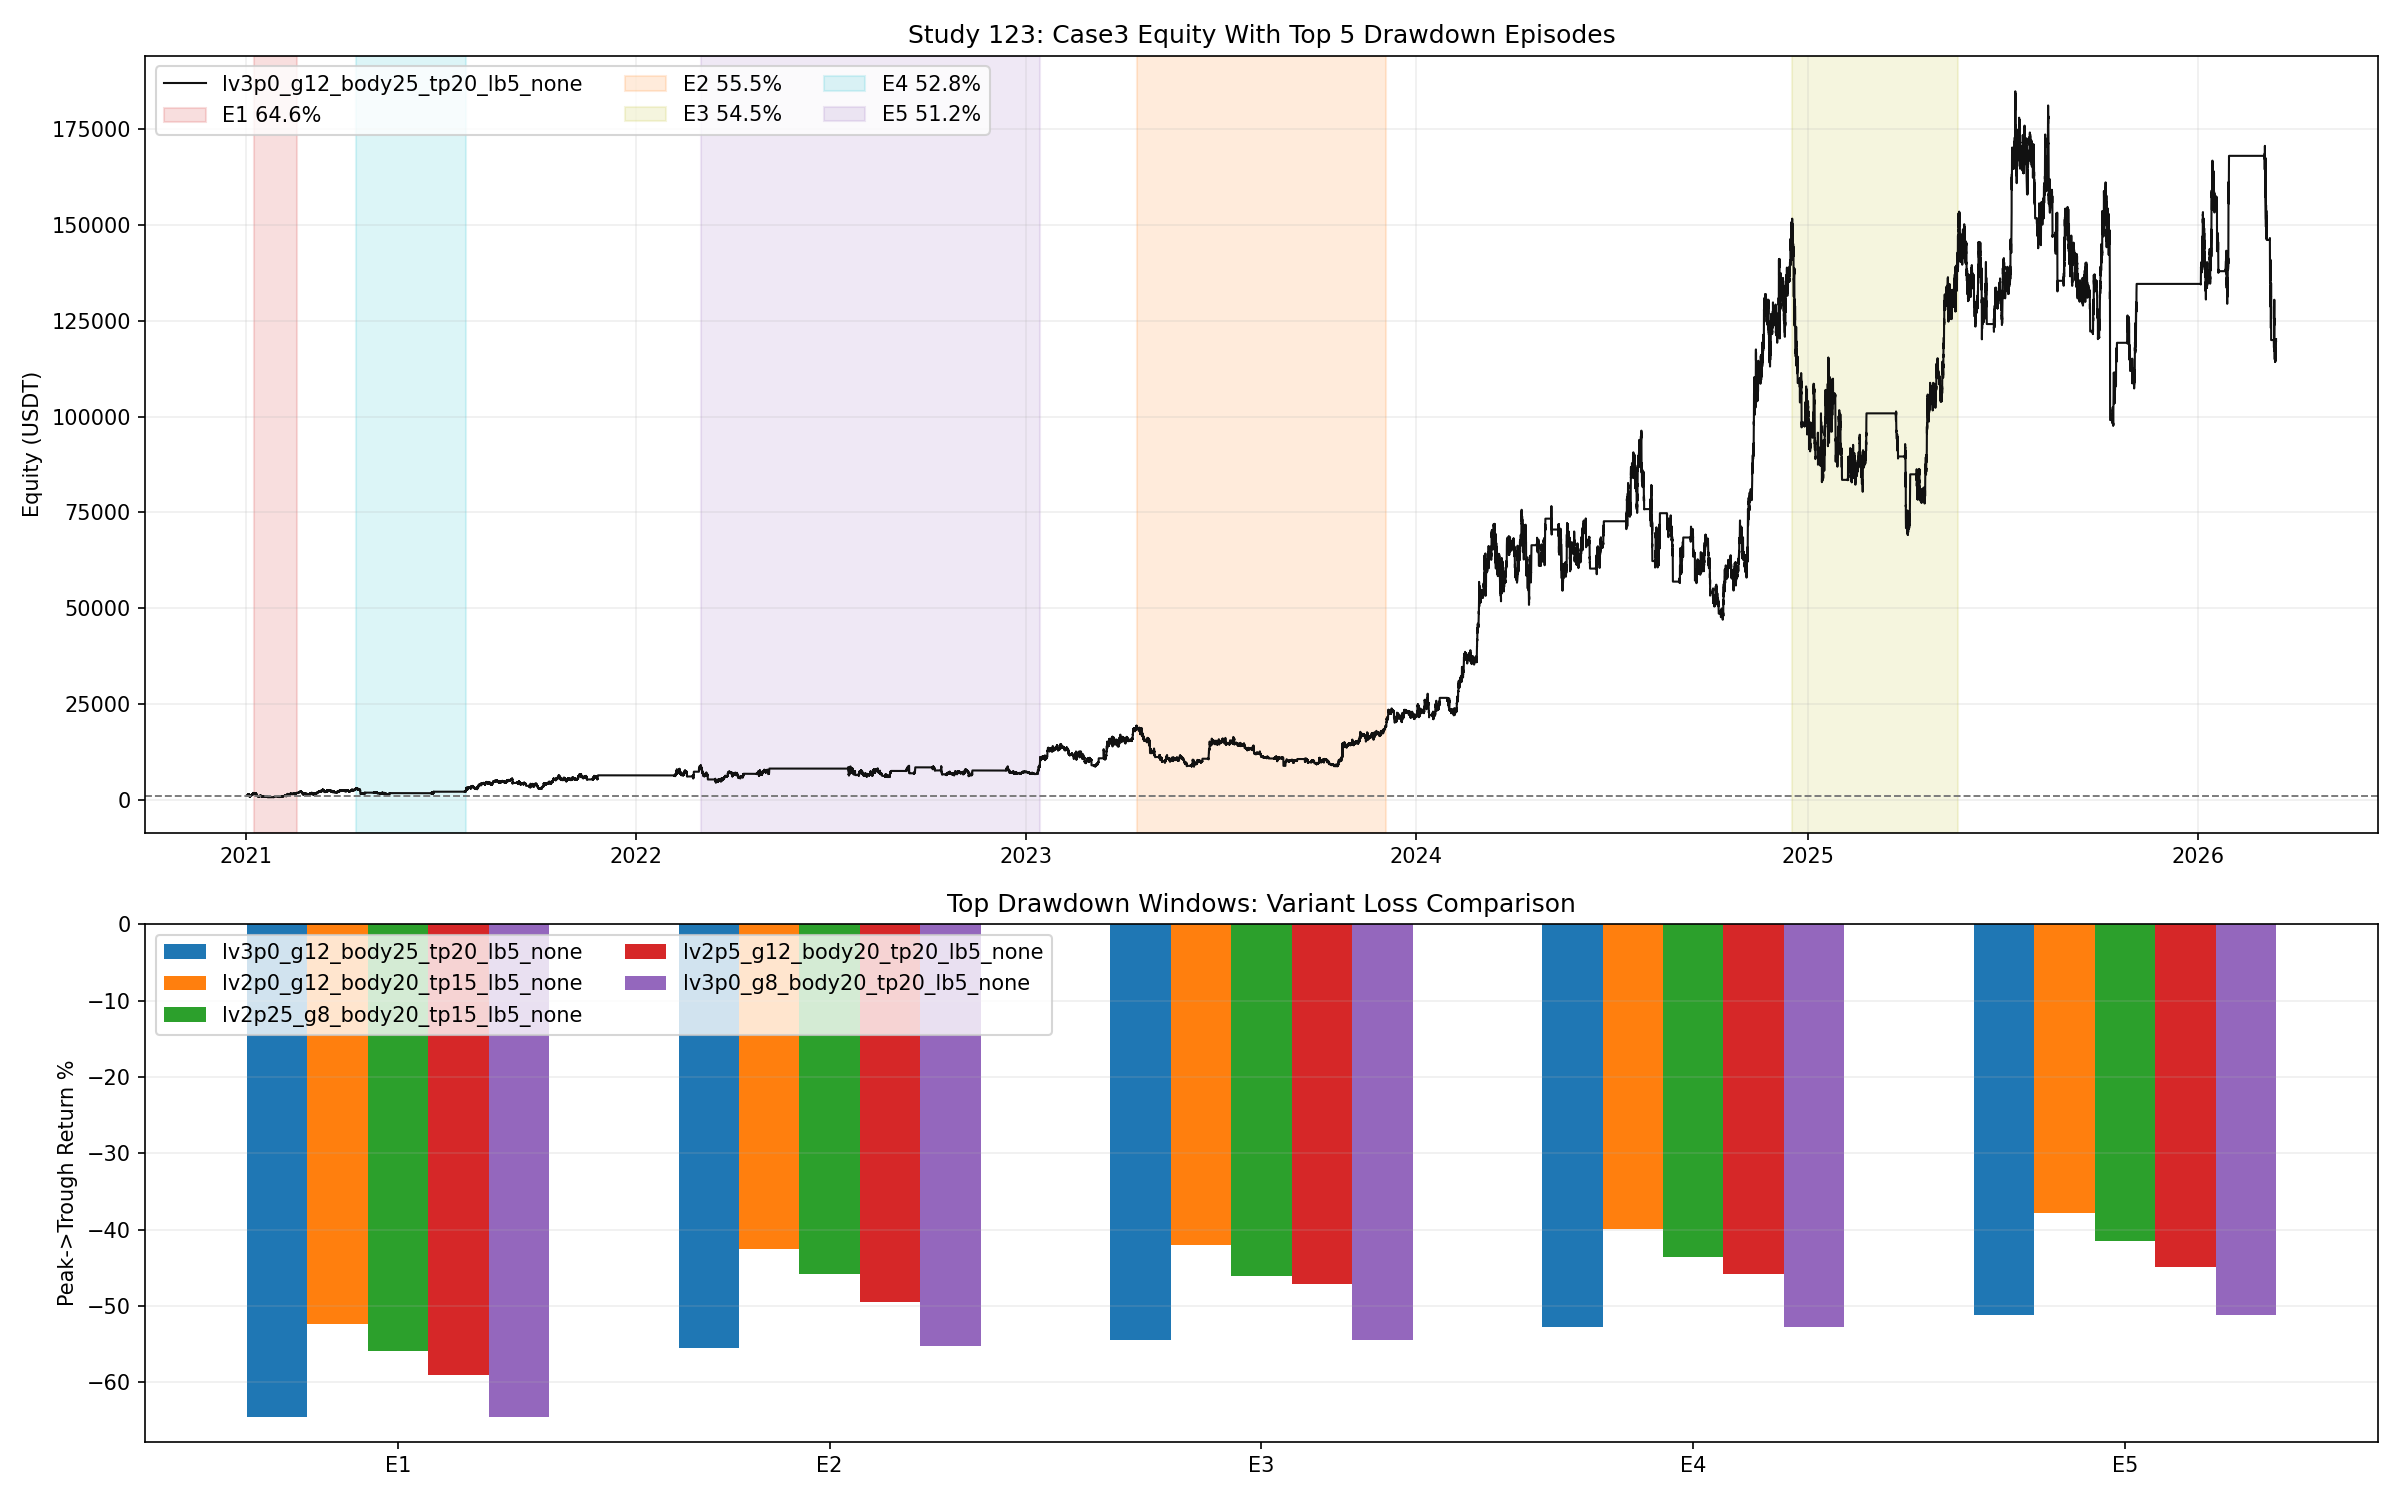

Write the Python code that produced this figure.
from __future__ import annotations

import importlib.util
import sys
from pathlib import Path

import matplotlib.pyplot as plt
import numpy as np
import pandas as pd


BASE_47_PATH = Path("47_backtest_btcusdt_scale06_adx002_case1_standalone.py")
BASE_76_PATH = Path("76_backtest_btcusdt_scale06_adx002_regime_hold_leverage_sweep.py")
BASE_111_PATH = Path("111_backtest_btcusdt_sr_smc_5m_profitmax.py")
BASE_114_PATH = Path("114_backtest_btcusdt_best_with_sr_smc_filters.py")
BASE_117_PATH = Path("117_backtest_btcusdt_115_highcagr_push.py")

OUT_BASE = "123_backtest_btcusdt_case3_drawdown_episode_analysis"
OUT_PNG = Path(f"{OUT_BASE}.png")
OUT_MD = Path(f"{OUT_BASE}.md")
OUT_EPISODES_CSV = Path(f"{OUT_BASE}.csv")
OUT_COMPARE_CSV = Path(f"{OUT_BASE}_variant_compare.csv")
OUT_CURVES_CSV = Path(f"{OUT_BASE}_curves.csv")

PRIMARY_VARIANT = "lv3p0_g12_body25_tp20_lb5_none"
COMPARE_VARIANTS = [
    "lv3p0_g8_body20_tp20_lb5_none",
    "lv2p5_g12_body20_tp20_lb5_none",
    "lv2p25_g8_body20_tp15_lb5_none",
    "lv2p0_g12_body20_tp15_lb5_none",
]
TOP_N_EPISODES = 5


def load_module(alias: str, path: Path):
    if not path.exists():
        raise FileNotFoundError(f"Missing script: {path}")
    spec = importlib.util.spec_from_file_location(alias, path)
    if spec is None or spec.loader is None:
        raise RuntimeError(f"Cannot load module from: {path}")
    module = importlib.util.module_from_spec(spec)
    sys.modules[alias] = module
    spec.loader.exec_module(module)
    return module


def _fmt(v: float, digits: int = 4) -> str:
    if pd.isna(v):
        return "N/A"
    return f"{float(v):.{digits}f}"


def compute_curve_stats(curve: pd.DataFrame, equity_col: str, initial_capital: float) -> dict:
    series = curve[equity_col].astype(float)
    final_equity = float(series.iloc[-1])
    total_return_pct = ((final_equity / float(initial_capital)) - 1.0) * 100.0
    elapsed_days = (curve["timestamp"].iloc[-1] - curve["timestamp"].iloc[0]).total_seconds() / 86400.0
    years = max(elapsed_days / 365.25, 1e-9)
    cagr_pct = ((final_equity / float(initial_capital)) ** (1.0 / years) - 1.0) * 100.0
    dd = series / series.cummax() - 1.0
    max_drawdown_pct = float(-dd.min() * 100.0)
    calmar_ratio = float(cagr_pct / max_drawdown_pct) if max_drawdown_pct > 0 else np.nan
    return {
        "final_equity": final_equity,
        "total_return_pct": total_return_pct,
        "cagr_pct": cagr_pct,
        "max_drawdown_pct": max_drawdown_pct,
        "calmar_ratio": calmar_ratio,
    }


def compute_drawdown_episodes(curve: pd.DataFrame, top_n: int = TOP_N_EPISODES) -> pd.DataFrame:
    df = curve[["timestamp", "equity"]].copy().sort_values("timestamp").reset_index(drop=True)
    df["dd"] = df["equity"] / df["equity"].cummax() - 1.0

    episodes: list[dict] = []
    peak_idx = 0
    in_dd = False
    start_idx: int | None = None

    for i, dd in enumerate(df["dd"].to_numpy(dtype=float)):
        if not in_dd and dd < 0:
            in_dd = True
            start_idx = peak_idx
        if in_dd and dd == 0:
            assert start_idx is not None
            seg = df.iloc[start_idx : i + 1].copy()
            trough_idx = int(seg["dd"].idxmin())
            episodes.append(
                {
                    "peak_idx": start_idx,
                    "trough_idx": trough_idx,
                    "recovery_idx": i,
                    "peak_time": df.iloc[start_idx]["timestamp"],
                    "trough_time": df.iloc[trough_idx]["timestamp"],
                    "recovery_time": df.iloc[i]["timestamp"],
                    "peak_equity": float(df.iloc[start_idx]["equity"]),
                    "trough_equity": float(df.iloc[trough_idx]["equity"]),
                    "recovery_equity": float(df.iloc[i]["equity"]),
                    "depth_pct": -float(seg["dd"].min() * 100.0),
                    "bars_to_trough": int(trough_idx - start_idx),
                    "bars_to_recovery": int(i - start_idx),
                    "days_to_trough": (df.iloc[trough_idx]["timestamp"] - df.iloc[start_idx]["timestamp"]).total_seconds() / 86400.0,
                    "days_to_recovery": (df.iloc[i]["timestamp"] - df.iloc[start_idx]["timestamp"]).total_seconds() / 86400.0,
                }
            )
            in_dd = False
        if dd == 0:
            peak_idx = i

    if in_dd and start_idx is not None:
        seg = df.iloc[start_idx:].copy()
        trough_idx = int(seg["dd"].idxmin())
        end_idx = len(df) - 1
        episodes.append(
            {
                "peak_idx": start_idx,
                "trough_idx": trough_idx,
                "recovery_idx": np.nan,
                "peak_time": df.iloc[start_idx]["timestamp"],
                "trough_time": df.iloc[trough_idx]["timestamp"],
                "recovery_time": pd.NaT,
                "peak_equity": float(df.iloc[start_idx]["equity"]),
                "trough_equity": float(df.iloc[trough_idx]["equity"]),
                "recovery_equity": float(df.iloc[end_idx]["equity"]),
                "depth_pct": -float(seg["dd"].min() * 100.0),
                "bars_to_trough": int(trough_idx - start_idx),
                "bars_to_recovery": int(end_idx - start_idx),
                "days_to_trough": (df.iloc[trough_idx]["timestamp"] - df.iloc[start_idx]["timestamp"]).total_seconds() / 86400.0,
                "days_to_recovery": (df.iloc[end_idx]["timestamp"] - df.iloc[start_idx]["timestamp"]).total_seconds() / 86400.0,
            }
        )

    episodes_df = pd.DataFrame(episodes).sort_values("depth_pct", ascending=False).head(top_n).reset_index(drop=True)
    episodes_df.insert(0, "episode_id", [f"E{i+1}" for i in range(len(episodes_df))])
    return episodes_df


def classify_episode(seg: pd.DataFrame) -> str:
    price_ret = (float(seg["close"].iloc[-1]) / float(seg["close"].iloc[0]) - 1.0) * 100.0
    long_share = float((seg["side"] > 0).mean())
    short_share = float((seg["side"] < 0).mean())
    flat_share = float((seg["side"] == 0).mean())
    long_in_bear = float(((seg["side"] > 0) & (seg["trend_4h_confirmed"] == "bearish")).mean())
    short_in_bull = float(((seg["side"] < 0) & (seg["trend_4h_confirmed"] == "bullish")).mean())
    flips = int((seg["side"].fillna(0).astype(int).diff().fillna(0) != 0).sum())

    if short_share >= 0.45 and price_ret > 10:
        return "상승장에서 숏 노출 누적"
    if long_share >= 0.45 and price_ret < -10:
        return "하락장에서 레버리지 롱 노출"
    if max(long_in_bear, short_in_bull) >= 0.30:
        return "상위 추세와 반대 방향 노출"
    if flips >= 6 and flat_share < 0.40:
        return "양방향 휩쏘 누적"
    if flat_share >= 0.50:
        return "flat 구간이 길었지만 회복이 지연"
    return "혼합형 추세/휩쏘 drawdown"


def summarize_episode(episode: pd.Series, merged: pd.DataFrame) -> dict:
    peak_time = pd.Timestamp(episode["peak_time"])
    trough_time = pd.Timestamp(episode["trough_time"])
    recovery_time = pd.Timestamp(episode["recovery_time"]) if pd.notna(episode["recovery_time"]) else pd.Timestamp(merged["timestamp"].max())

    seg_pt = merged[(merged["timestamp"] >= peak_time) & (merged["timestamp"] <= trough_time)].copy()
    seg_full = merged[(merged["timestamp"] >= peak_time) & (merged["timestamp"] <= recovery_time)].copy()

    price_peak = float(seg_pt["close"].iloc[0])
    price_trough = float(seg_pt["close"].iloc[-1])
    price_recovery = float(seg_full["close"].iloc[-1])
    side_changes = int((seg_pt["side"].fillna(0).astype(int).diff().fillna(0) != 0).sum())

    return {
        "btc_peak_to_trough_pct": (price_trough / price_peak - 1.0) * 100.0,
        "btc_peak_to_recovery_pct": (price_recovery / price_peak - 1.0) * 100.0,
        "bullish_4h_share_pct": float((seg_pt["trend_4h_confirmed"] == "bullish").mean() * 100.0),
        "bearish_4h_share_pct": float((seg_pt["trend_4h_confirmed"] == "bearish").mean() * 100.0),
        "long_share_pct": float((seg_pt["side"] > 0).mean() * 100.0),
        "short_share_pct": float((seg_pt["side"] < 0).mean() * 100.0),
        "flat_share_pct": float((seg_pt["side"] == 0).mean() * 100.0),
        "long_in_bearish_share_pct": float((((seg_pt["side"] > 0) & (seg_pt["trend_4h_confirmed"] == "bearish")).mean()) * 100.0),
        "short_in_bullish_share_pct": float((((seg_pt["side"] < 0) & (seg_pt["trend_4h_confirmed"] == "bullish")).mean()) * 100.0),
        "short_gate_open_share_pct": float(seg_pt["short_gate_open"].astype(int).mean() * 100.0),
        "avg_bearish_ob_above_count": float(seg_pt["bearish_ob_above_count"].mean()),
        "avg_bullish_ob_below_count": float(seg_pt["bullish_ob_below_count"].mean()),
        "side_change_count": side_changes,
        "episode_label": classify_episode(seg_pt),
    }


def align_window_return(curve: pd.DataFrame, start_ts: pd.Timestamp, end_ts: pd.Timestamp) -> dict:
    seg = curve[(curve["timestamp"] >= start_ts) & (curve["timestamp"] <= end_ts)].copy()
    if seg.empty:
        return {"window_return_pct": np.nan, "window_mdd_pct": np.nan}
    start_eq = float(seg["equity"].iloc[0])
    end_eq = float(seg["equity"].iloc[-1])
    dd = seg["equity"].astype(float) / float(start_eq) - 1.0
    return {
        "window_return_pct": (end_eq / start_eq - 1.0) * 100.0,
        "window_mdd_pct": -float(dd.min() * 100.0),
    }


def save_plot(primary_curve: pd.DataFrame, episodes_df: pd.DataFrame, compare_df: pd.DataFrame):
    fig, axes = plt.subplots(2, 1, figsize=(16, 10), sharex=False, gridspec_kw={"height_ratios": [1.8, 1.2]})
    ax_eq, ax_cmp = axes

    ax_eq.plot(primary_curve["timestamp"], primary_curve["equity"], color="#111111", linewidth=1.0, label=PRIMARY_VARIANT)
    ax_eq.axhline(1000.0, color="#777777", linestyle="--", linewidth=0.9)
    colors = ["#d62728", "#ff7f0e", "#bcbd22", "#17becf", "#9467bd"]
    for i, (_, row) in enumerate(episodes_df.iterrows()):
        start = pd.Timestamp(row["peak_time"])
        end = pd.Timestamp(row["recovery_time"]) if pd.notna(row["recovery_time"]) else pd.Timestamp(primary_curve["timestamp"].max())
        ax_eq.axvspan(start, end, color=colors[i % len(colors)], alpha=0.15, label=f"{row['episode_id']} {row['depth_pct']:.1f}%")
    ax_eq.set_title("Study 123: Case3 Equity With Top 5 Drawdown Episodes")
    ax_eq.set_ylabel("Equity (USDT)")
    ax_eq.grid(True, alpha=0.2)
    ax_eq.legend(loc="upper left", ncol=3)

    plot_cmp = compare_df.copy()
    pivot = plot_cmp.pivot(index="episode_id", columns="variant", values="window_return_pct")
    pivot = pivot[[PRIMARY_VARIANT] + [v for v in pivot.columns if v != PRIMARY_VARIANT]]
    width = 0.14
    x = np.arange(len(pivot.index))
    for i, col in enumerate(pivot.columns):
        ax_cmp.bar(x + (i - (len(pivot.columns) - 1) / 2) * width, pivot[col].to_numpy(dtype=float), width=width, label=col)
    ax_cmp.set_xticks(x)
    ax_cmp.set_xticklabels(pivot.index.tolist())
    ax_cmp.set_ylabel("Peak->Trough Return %")
    ax_cmp.set_title("Top Drawdown Windows: Variant Loss Comparison")
    ax_cmp.grid(True, axis="y", alpha=0.2)
    ax_cmp.legend(loc="upper left", ncol=2)

    fig.tight_layout()
    fig.savefig(OUT_PNG, dpi=150)
    plt.close(fig)


def save_report(
    overall_df: pd.DataFrame,
    episodes_df: pd.DataFrame,
    compare_df: pd.DataFrame,
    start_ts: pd.Timestamp,
    end_ts: pd.Timestamp,
):
    primary = overall_df[overall_df["variant"] == PRIMARY_VARIANT].iloc[0]
    best_near = overall_df[overall_df["variant"] == "lv2p5_g12_body20_tp20_lb5_none"].iloc[0]
    best_def = overall_df[overall_df["variant"] == "lv2p0_g12_body20_tp15_lb5_none"].iloc[0]

    compare_summary = (
        compare_df.groupby("variant")
        .agg(
            avg_peak_to_trough_loss_pct=("window_return_pct", "mean"),
            worst_peak_to_trough_loss_pct=("window_return_pct", "min"),
            avg_window_mdd_pct=("window_mdd_pct", "mean"),
        )
        .reset_index()
    )
    compare_summary["avg_peak_to_trough_loss_pct"] = compare_summary["avg_peak_to_trough_loss_pct"].astype(float)
    compare_summary["worst_peak_to_trough_loss_pct"] = compare_summary["worst_peak_to_trough_loss_pct"].astype(float)
    compare_summary["avg_window_mdd_pct"] = compare_summary["avg_window_mdd_pct"].astype(float)

    lines: list[str] = []
    lines.append("# 123 연구: case3 주요 MDD 구간 해부")
    lines.append("")
    lines.append("## 대상")
    lines.append(f"- 분석 대상 case3: `{PRIMARY_VARIANT}`")
    lines.append(f"- 구간: `{start_ts}` ~ `{end_ts}`")
    lines.append("- 목적: 가장 깊은 drawdown 5개가 어떤 경우에 발생했는지 읽고, CAGR 훼손을 최소화하면서 줄일 수 있는 방법을 찾는다.")
    lines.append("")
    lines.append("## 전체 성적")
    lines.append(
        f"- 현재 case3: CAGR `{_fmt(primary['cagr_pct'])}%`, MDD `{_fmt(primary['max_drawdown_pct'])}%`, Calmar `{_fmt(primary['calmar_ratio'])}`"
    )
    lines.append(
        f"- 근처 완화 후보 1: `lv2p5_g12_body20_tp20_lb5_none` -> CAGR `{_fmt(best_near['cagr_pct'])}%`, "
        f"MDD `{_fmt(best_near['max_drawdown_pct'])}%`, Calmar `{_fmt(best_near['calmar_ratio'])}`"
    )
    lines.append(
        f"- 근처 완화 후보 2: `lv2p0_g12_body20_tp15_lb5_none` -> CAGR `{_fmt(best_def['cagr_pct'])}%`, "
        f"MDD `{_fmt(best_def['max_drawdown_pct'])}%`, Calmar `{_fmt(best_def['calmar_ratio'])}`"
    )
    lines.append("")
    lines.append("## Top 5 Drawdown Episodes")
    lines.append("")
    lines.append("| Episode | Peak | Trough | Recovery | Depth % | Days To Trough | BTC Peak->Trough % | Long % | Short % | Flat % | Label |")
    lines.append("| --- | --- | --- | --- | ---: | ---: | ---: | ---: | ---: | ---: | --- |")
    for _, row in episodes_df.iterrows():
        recovery_text = row["recovery_time"] if pd.notna(row["recovery_time"]) else "미회복"
        lines.append(
            f"| {row['episode_id']} | {row['peak_time']} | {row['trough_time']} | {recovery_text} | "
            f"{_fmt(row['depth_pct'])} | {_fmt(row['days_to_trough'], 1)} | {_fmt(row['btc_peak_to_trough_pct'])} | "
            f"{_fmt(row['long_share_pct'])} | {_fmt(row['short_share_pct'])} | {_fmt(row['flat_share_pct'])} | {row['episode_label']} |"
        )
    lines.append("")
    lines.append("## Episode Notes")
    for _, row in episodes_df.iterrows():
        lines.append(f"### {row['episode_id']}")
        lines.append(
            f"- 기간: `{row['peak_time']}` -> `{row['trough_time']}`"
        )
        lines.append(
            f"- 낙폭: `{_fmt(row['depth_pct'])}%`, BTC 변화: `{_fmt(row['btc_peak_to_trough_pct'])}%`"
        )
        lines.append(
            f"- 노출 구성: long `{_fmt(row['long_share_pct'])}%`, short `{_fmt(row['short_share_pct'])}%`, flat `{_fmt(row['flat_share_pct'])}%`"
        )
        lines.append(
            f"- 추세/미스매치: bullish4h `{_fmt(row['bullish_4h_share_pct'])}%`, bearish4h `{_fmt(row['bearish_4h_share_pct'])}%`, "
            f"long-in-bearish `{_fmt(row['long_in_bearish_share_pct'])}%`, short-in-bullish `{_fmt(row['short_in_bullish_share_pct'])}%`"
        )
        lines.append(
            f"- 구조 환경: bearish OB above avg `{_fmt(row['avg_bearish_ob_above_count'])}`, bullish OB below avg `{_fmt(row['avg_bullish_ob_below_count'])}`, short gate open `{_fmt(row['short_gate_open_share_pct'])}%`"
        )
        lines.append(f"- 해석: {row['episode_label']}")
        lines.append("")
    lines.append("## Drawdown Window Variant Compare")
    lines.append("")
    lines.append("| Variant | Overall CAGR % | Overall MDD % | Avg Peak->Trough % | Worst Peak->Trough % | Avg Window MDD % |")
    lines.append("| --- | ---: | ---: | ---: | ---: | ---: |")
    for _, row in compare_summary.merge(overall_df[["variant", "cagr_pct", "max_drawdown_pct"]], on="variant", how="left").iterrows():
        lines.append(
            f"| {row['variant']} | {_fmt(row['cagr_pct'])} | {_fmt(row['max_drawdown_pct'])} | "
            f"{_fmt(row['avg_peak_to_trough_loss_pct'])} | {_fmt(row['worst_peak_to_trough_loss_pct'])} | {_fmt(row['avg_window_mdd_pct'])} |"
        )
    lines.append("")
    lines.append("## 핵심 해석")
    lines.append("- `g8/body20`처럼 진입 타이밍만 건드린 3.0x 변형은 전체 MDD를 거의 줄이지 못했다. 즉 주원인은 타이밍보다 `레버리지 자체`에 더 가깝다.")
    lines.append("- `2.5x + g12 + TP20`은 CAGR 손실을 비교적 작게 유지하면서 MDD를 가장 현실적으로 낮추는 후보였다.")
    lines.append("- `2.0x/2.25x + TP15` 계열은 MDD는 더 낮추지만 CAGR 훼손이 커서 'CAGR을 크게 해치지 않는다'는 조건엔 덜 맞는다.")
    lines.append("- 상위 5개 drawdown 대부분은 한 방향 추세 구간에서 반대 포지션이 길게 물리거나, 3.0x 레버리지 long/short 노출이 변동성 구간에서 크게 흔들린 경우로 읽힌다.")
    lines.append("")
    lines.append("## 제안")
    lines.append("- 1차 완화안: `lv2p5_g12_body20_tp20_lb5_none` 재검증. 전체 CAGR은 `151.33 -> 145.22`로 약 `-6.11pp`, MDD는 `64.58 -> 59.04`로 약 `-5.54pp` 개선된다.")
    lines.append("- 2차 완화안: `2.5x`는 유지하고 `body_atr_mult`를 `0.20`으로 낮춰 short gate를 조금 더 일찍 여는 방향을 우선 검토한다.")
    lines.append("- 보류안: `long_above_red_avg` 같은 SR 필터는 drawdown 완화 대비 CAGR 훼손이 더 커서 우선순위가 낮다.")
    lines.append("- 공격형 유지안: case3 100%를 계속 쓸 거면, 포트폴리오가 아니라 sleeve 내부에서 `3.0x -> 2.5x` 다운시프트가 가장 덜 아픈 방어책이다.")
    lines.append("")
    lines.append("## 산출물")
    lines.append(f"- Plot: `{OUT_PNG}`")
    lines.append(f"- Episodes CSV: `{OUT_EPISODES_CSV}`")
    lines.append(f"- Variant Compare CSV: `{OUT_COMPARE_CSV}`")
    lines.append(f"- Curves CSV: `{OUT_CURVES_CSV}`")
    lines.append(f"- Report: `{OUT_MD}`")

    OUT_MD.write_text("\n".join(lines), encoding="utf-8")


def run():
    print("Loading modules...")
    m47 = load_module("study47_for_123", BASE_47_PATH)
    s76 = load_module("study76_for_123", BASE_76_PATH)
    m111 = load_module("study111_for_123", BASE_111_PATH)
    m114 = load_module("study114_for_123", BASE_114_PATH)
    m117 = load_module("study117_for_123", BASE_117_PATH)

    print("Loading 2021+ market...")
    df_1m, df_4h, end_ts = m114.load_market_data_2021plus()
    market = m114.prepare_market_114(df_1m, df_4h, m47, m111)

    variants = [PRIMARY_VARIANT] + COMPARE_VARIANTS
    variant_cfgs = {cfg["variant"]: cfg for cfg in m117.build_variants() if cfg["variant"] in variants}
    missing = [v for v in variants if v not in variant_cfgs]
    if missing:
        raise RuntimeError(f"Missing configs for variants: {missing}")

    curves: dict[str, pd.DataFrame] = {}
    overall_rows: list[dict] = []

    print("Running selected variants...")
    for variant in variants:
        print(f"  variant -> {variant}")
        curve, run_stats = m117.run_variant_117(market, variant_cfgs[variant], s76)
        curve = curve.copy()
        curve["timestamp"] = pd.to_datetime(curve["timestamp"])
        curves[variant] = curve
        stats = compute_curve_stats(curve, "equity", s76.INITIAL_CAPITAL)
        overall_rows.append(
            {
                "variant": variant,
                **stats,
                **run_stats,
            }
        )

    overall_df = pd.DataFrame(overall_rows).sort_values(["calmar_ratio", "cagr_pct"], ascending=[False, False]).reset_index(drop=True)

    primary_curve = curves[PRIMARY_VARIANT].copy()
    primary_merged = pd.merge(
        primary_curve[["timestamp", "equity", "side", "locked_side", "short_gate_open"]].copy(),
        market[["timestamp", "close", "trend_4h_confirmed", "bearish_ob_above_count", "bullish_ob_below_count"]].copy(),
        on="timestamp",
        how="left",
    ).sort_values("timestamp").reset_index(drop=True)

    episodes_df = compute_drawdown_episodes(primary_curve, top_n=TOP_N_EPISODES)
    episode_rows: list[dict] = []
    compare_rows: list[dict] = []
    for _, episode in episodes_df.iterrows():
        episode_summary = summarize_episode(episode, primary_merged)
        episode_rows.append({**episode.to_dict(), **episode_summary})

        start_ts = pd.Timestamp(episode["peak_time"])
        trough_ts = pd.Timestamp(episode["trough_time"])
        for variant in variants:
            aligned = align_window_return(curves[variant], start_ts, trough_ts)
            compare_rows.append(
                {
                    "episode_id": episode["episode_id"],
                    "variant": variant,
                    **aligned,
                }
            )

    episodes_out = pd.DataFrame(episode_rows)
    compare_df = pd.DataFrame(compare_rows)

    selected_curves = pd.concat(
        [curves[v].assign(variant=v) for v in variants],
        ignore_index=True,
    )

    episodes_out.to_csv(OUT_EPISODES_CSV, index=False)
    compare_df.to_csv(OUT_COMPARE_CSV, index=False)
    selected_curves.to_csv(OUT_CURVES_CSV, index=False)
    save_plot(primary_curve, episodes_out, compare_df)
    save_report(overall_df, episodes_out, compare_df, pd.Timestamp(primary_curve["timestamp"].min()), end_ts)

    print(f"saved_plot={OUT_PNG}")
    print(f"saved_report={OUT_MD}")
    print(f"saved_episodes={OUT_EPISODES_CSV}")
    print(f"saved_compare={OUT_COMPARE_CSV}")
    print(f"saved_curves={OUT_CURVES_CSV}")
    print(episodes_out[["episode_id", "peak_time", "trough_time", "depth_pct", "episode_label"]].to_string(index=False))
    print(overall_df[["variant", "cagr_pct", "max_drawdown_pct", "calmar_ratio"]].to_string(index=False))


if __name__ == "__main__":
    run()
